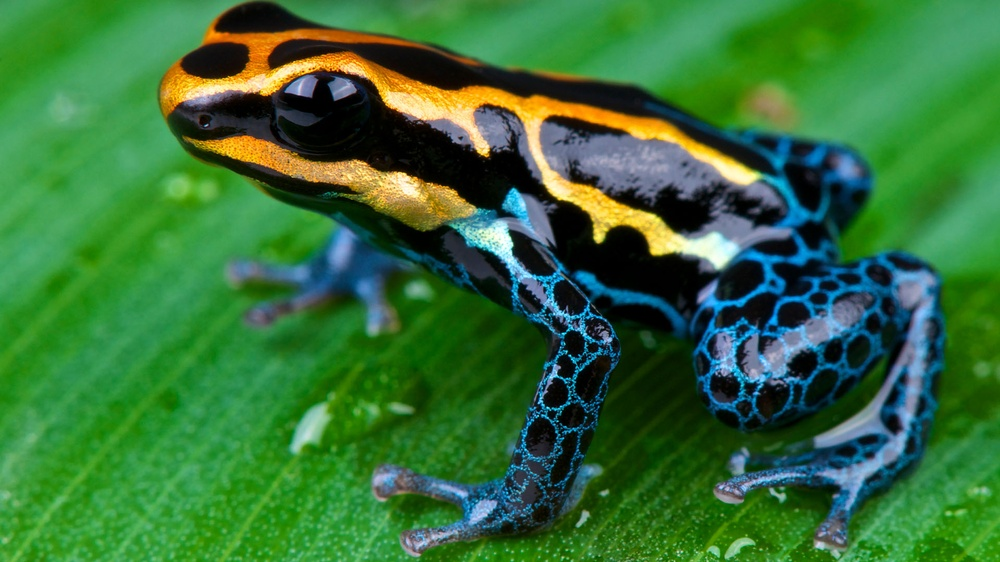
#> input picture inputImage/frog.jpg, 1000 x 562 px, shrunk from 1920 x 1080 before the run
$ python question2.py
#> lines starting #> are read from the running program, lines starting #| are printed output that depends on the picture
import cv2

def spatial_average(image_path):
#> called with image_path = 'inputImage/frog.jpg'
    image = cv2.imread(image_path, 0)
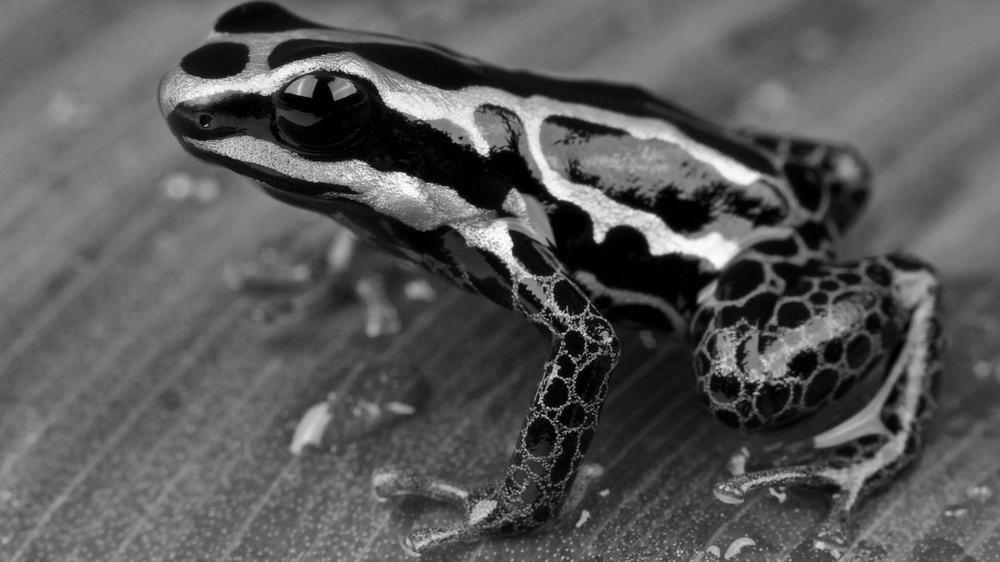
#> image: shape (562, 1000); min 0, max 255, mean 88.5
    for k in [3, 10, 20]:
        blurred = cv2.blur(image, (k, k))
        cv2.imwrite(f"outputImages/average_{k}x{k}.jpg", blurred)
#> this loop made 3 passes
#> pass 2, in spatial_average, `blurred = cv2.blur(image, (k, k))`:
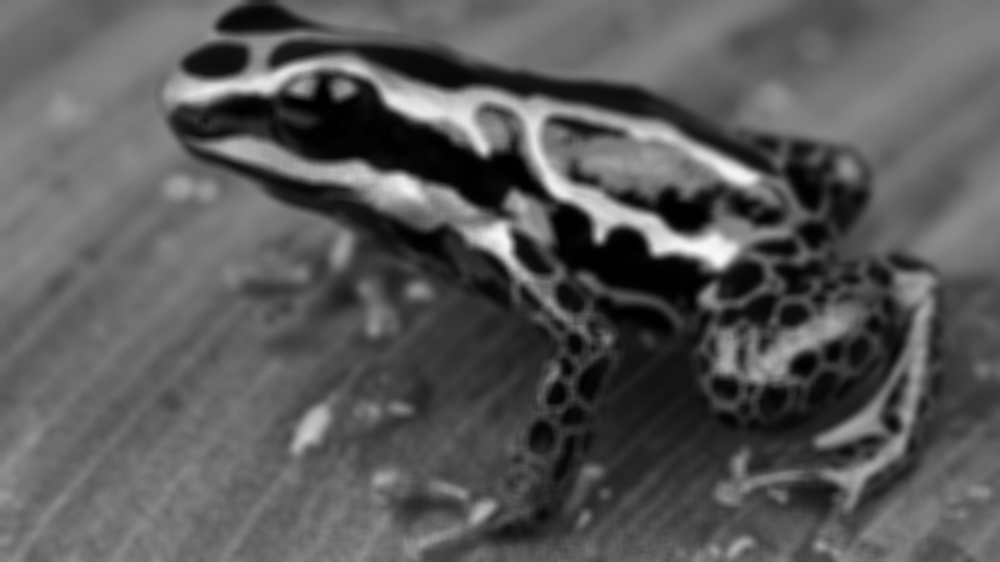
#> blurred: shape (562, 1000); min 0, max 248, mean 88.5
#> pass 3, in spatial_average, `blurred = cv2.blur(image, (k, k))`:
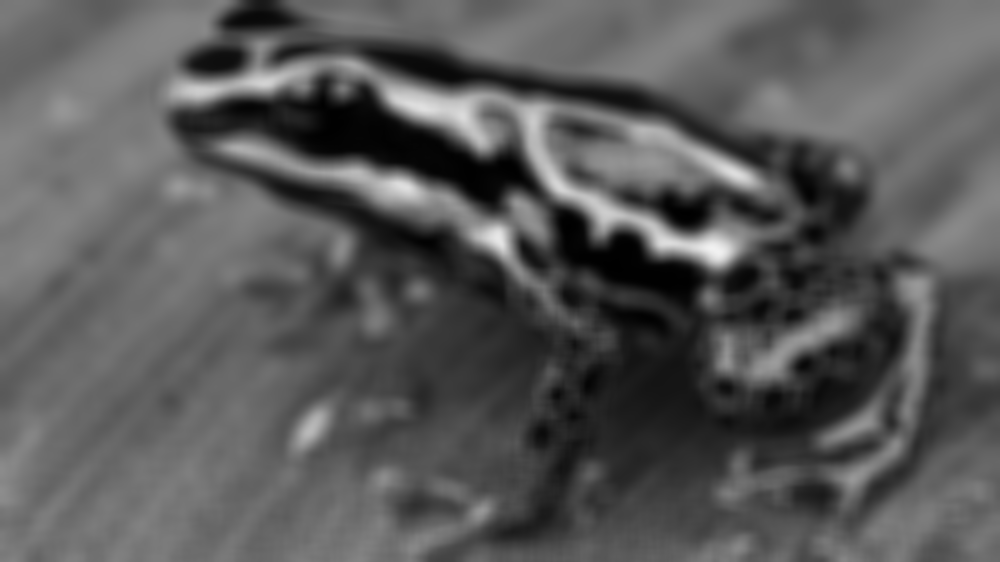
#> blurred: shape (562, 1000); min 0, max 241, mean 88.5
spatial_average("inputImage/frog.jpg")
